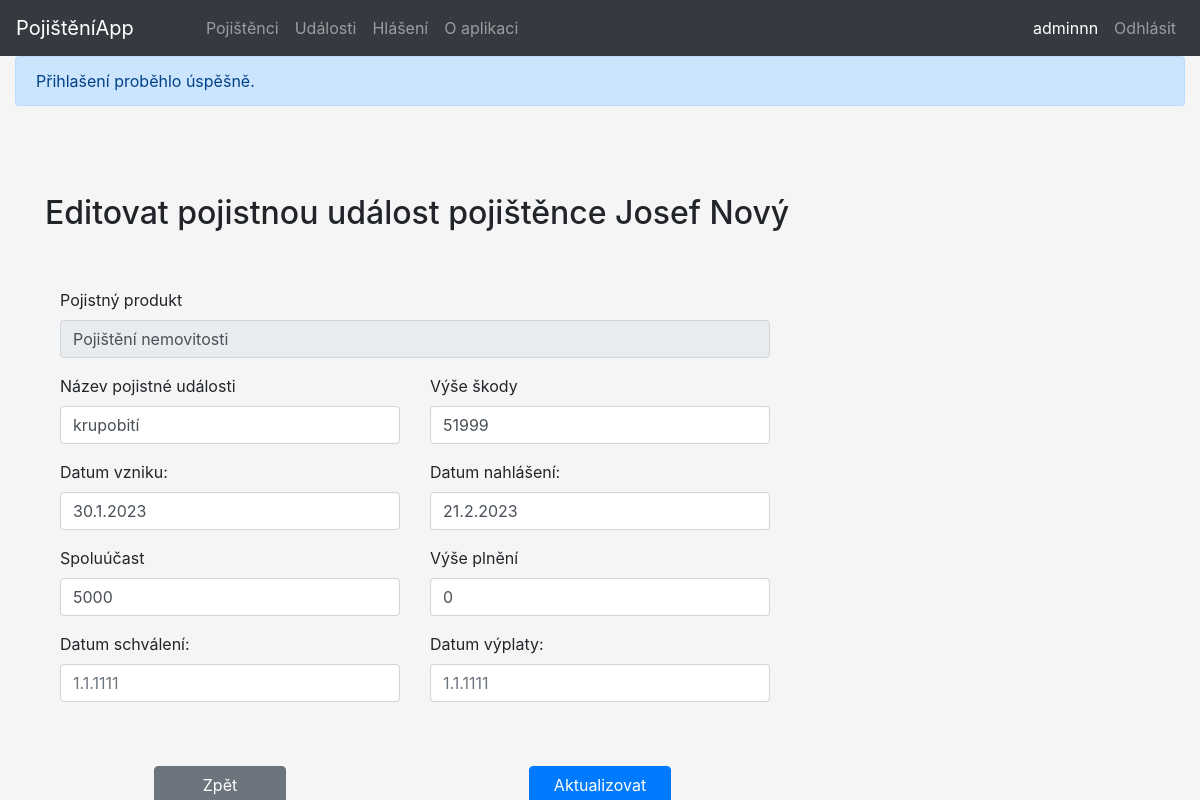
The app's page /editovat-udalost/10/4/46 (signed in) with its own data.
### tables this page shows
CREATE TABLE `pojistenci` (
  `pojistenci_id` int(11) NOT NULL,
  `jmeno` varchar(255) NOT NULL,
  `prijmeni` varchar(255) NOT NULL,
  `email` varchar(255) NOT NULL,
  `telefon` varchar(20) NOT NULL,
  `ulice_cp` varchar(255) NOT NULL,
  `mesto` varchar(255) NOT NULL,
  `psc` varchar(6) NOT NULL,
  `registr_kod` int(11) NOT NULL
);

CREATE TABLE `pojisteni` (
  `pojisteni_id` int(11) NOT NULL,
  `poj_produkt` varchar(255) NOT NULL,
  `poj_castka` int(11) NOT NULL,
  `predmet_poj` varchar(255) NOT NULL,
  `platnost_od` date NOT NULL,
  `platnost_do` date NOT NULL,
  `pojistenec_id` int(11) NOT NULL
);

CREATE TABLE `plneni` (
  `plneni_id` int(11) NOT NULL,
  `vyse_plneni` int(11) DEFAULT NULL,
  `spoluucast` int(11) NOT NULL,
  `datum_schvaleni` date DEFAULT NULL,
  `datum_vyplaty` date DEFAULT NULL,
  `udalost_id` int(11) NOT NULL
);

CREATE TABLE `udalosti` (
  `udalosti_id` int(11) NOT NULL,
  `nazev` varchar(255) NOT NULL,
  `datum_vzniku` date NOT NULL,
  `datum_nahlaseni` date NOT NULL,
  `vyse_skody` int(11) NOT NULL,
  `produkt_id` int(11) NOT NULL
);

### index.php (called while the page is built, shortened)
<?php
$smerovac = new SmerovacKontroler();
$smerovac->zpracuj(array($_SERVER['REQUEST_URI']));
$smerovac->vypisPohled();

### kontrolery/SmerovacKontroler.php (called while the page is built, shortened)
<?php
class SmerovacKontroler extends Kontroler
{
	protected Kontroler $kontroler;
	private function pomlckyDoVelbloudiNotace(string $text) : string
	{
		$veta = str_replace('-', ' ', $text);
		$veta = ucwords($veta);
		$veta = str_replace(' ', '', $veta);
		return $veta;
	}
	private function parsujURL(string $url) : array
	{
        $naparsovanaURL = parse_url($url);
		$naparsovanaURL["path"] = ltrim($naparsovanaURL["path"], "/");
		$naparsovanaURL["path"] = trim($naparsovanaURL["path"]);
		$rozdelenaCesta = explode("/", $naparsovanaURL["path"]);
		return $rozdelenaCesta;
	}
    public function zpracuj(array $parametry) : void
    {
		$naparsovanaURL = $this->parsujURL($parametry[0]);
		$tridaKontroleru = $this->pomlckyDoVelbloudiNotace(array_shift($naparsovanaURL)) . 'Kontroler';
		if (file_exists('kontrolery/' . $tridaKontroleru . '.php'))
			$this->kontroler = new $tridaKontroleru;
		else
			$this->presmeruj('chyba');
        $this->kontroler->zpracuj($naparsovanaURL);
		$spravceUzivatelu = new SpravceUzivatelu();
		$uzivatel = $spravceUzivatelu->vratUzivatele();
    }
}

### modely/SpravceUzivatelu.php (called while the page is built, shortened)
<?php
class SpravceUzivatelu
{
	public function vratUzivatele() : array|null
	{
		if (isset($_SESSION['uzivatel']))
			return $_SESSION['uzivatel'];
		return null;
	}
}

### kontrolery/EditovatUdalostKontroler.php (called while the page is built, shortened)
<?php
class EditovatUdalostKontroler extends Kontroler
{
	public function zpracuj(array $parametry): void
	{
		$spravcePojistencu = new SpravcePojistencu();
		$spravcePojisteni = new SpravcePojisteni();
		$spravceUdalosti = new SpravceUdalosti();
		$pojistenec = $spravcePojistencu->vratJednohoPojistence(array($parametry[0]));
		$produkt = $spravcePojisteni->vratJedenProdukt(array($parametry[1]));
		$udalost = $spravceUdalosti->vratUdalostPlneni(array($parametry[2]));
	}
}

### modely/Db.php (called while the page is built, shortened)
<?php
class Db {
    private static $spojeni;
    private static array $nastaveni = array(
		PDO::ATTR_ERRMODE => PDO::ERRMODE_EXCEPTION,
		PDO::MYSQL_ATTR_INIT_COMMAND => "SET NAMES utf8",
		PDO::ATTR_EMULATE_PREPARES => false,
	);
    public static function pripoj(string $host, string $uzivatel, string $heslo, string $databaze) : void
    {
		if (!isset(self::$spojeni)) {
			self::$spojeni = @new PDO(
				"mysql:host=$host;dbname=$databaze",
				$uzivatel,
				$heslo,
				self::$nastaveni
			);
		}
	}
    public static function dotazJeden(string $dotaz, array $parametry = array()) : array|bool
    {
		$navrat = self::$spojeni->prepare($dotaz);
		$navrat->execute($parametry);
		return $navrat->fetch();
	}
}

### modely/SpravcePojistencu.php (called while the page is built, shortened)
<?php
class SpravcePojistencu
{
	public function vratJednohoPojistence (array $id) : array|bool
	{
		return Db::dotazJeden('
			SELECT *
			FROM pojistenci
			WHERE pojistenci_id = ?',
			$id
			);
	}
}

### modely/SpravcePojisteni.php (called while the page is built, shortened)
<?php
class SpravcePojisteni
{
	public function vratJedenProdukt(array $id) : array|bool
	{
		return Db::dotazJeden('
			SELECT *
			FROM pojisteni
			WHERE pojisteni_id = ?',
			$id);
	}
}

### modely/SpravceUdalosti.php (called while the page is built, shortened)
<?php
class SpravceUdalosti
{
	public function vratUdalostPlneni(array $udalosti_id) : array|bool
	{
		return Db::dotazJeden('
		SELECT nazev, vyse_skody, datum_vzniku, datum_nahlaseni, spoluucast, vyse_plneni, datum_schvaleni, datum_vyplaty, udalosti_id
		FROM udalosti
		JOIN plneni
		ON udalosti_id = udalost_id
		WHERE udalosti_id = ?',
		$udalosti_id);
	}
}

### modely/FormatHelper.php (called while the page is built, shortened)
<?php
class FormatHelper
{
    public static function datumDoFormulare($vstupniDatum)
	{
		if (!$vstupniDatum) {
			return null;
		} else
		$datum_pole = explode('-', $vstupniDatum);
		$den = ltrim($datum_pole[2], "0");
		$mesic = ltrim($datum_pole[1], "0");
		$rok = $datum_pole[0];
		return $den . '.' . $mesic . '.' . $rok;
	}
}

### pohledy/editovat-udalost.phtml (the view, shortened to what this page needs)
<div class="container">
	<?php if ($uzivatel['admin']) : ?>
	<h2 class="pb-lg-5">Editovat pojistnou událost pojištěnce <?= $pojistenec['jmeno'] . ' ' . $pojistenec['prijmeni'] ?></h2>
	<?php else : ?>
	<h2 class="pb-lg-5">Detail pojistné události</h2>
	<?php endif ?>
	<div class="row">
		<form action="" class="col" method="post">
			<div class="d-sm-flex">
				<div class="form-group col-md-8">
					<label for="pojisteni">Pojistný produkt</label>
					<input class="form-control" name="poj_produkt" id="pojisteni" value="<?= htmlspecialchars($produkt['poj_produkt'] ) ?>" disabled>
				</div>
			</div>
			<div class="d-sm-flex">
				<div class="form-group col-md-4">
					<label for="nazev-udalosti">Název pojistné události</label>
					<input type="text" class="form-control" id="nazev-udalosti" name="nazev" placeholder="živelná událost" value="<?php if(isset($_POST['nazev'])) {echo htmlspecialchars($_POST['nazev']);} else {echo htmlspecialchars($udalost['nazev']);}?>" <?php if (!$uzivatel['admin']) {echo 'disabled';}?>>
				</div>
				<div class="form-group col-md-4">
					<label for="vyse-skody">Výše škody</label>
					<input type="number" class="form-control" id="vyse-skody" name="vyse_skody" placeholder="1111" value="<?php if(isset($_POST['vyse_skody'])) {echo htmlspecialchars($_POST['vyse_skody']);} else {echo htmlspecialchars($udalost['vyse_skody']);}?>"  <?php if (!$uzivatel['admin']) {echo 'disabled';}?>>
				</div>
			</div>
			<div class="d-sm-flex">
				<div class="form-group col-md-4">
					<label for="datum-vzniku">Datum vzniku:</label>
					<input type="text" class="form-control" id="datum-vzniku" name="datum_vzniku" placeholder="1.1.1111" value="<?php if(isset($_POST['datum_vzniku'])) {echo htmlspecialchars($_POST['datum_vzniku']);} else {echo htmlspecialchars(FormatHelper::datumDoFormulare($udalost['datum_vzniku']));}?>"  <?php if (!$uzivatel['admin']) {echo 'disabled';}?>>
				</div>
				<div class="form-group col-md-4">
					<label for="datum-nahlaseni">Datum nahlášení:</label>
					<input type="text" class="form-control" id="datum-nahlaseni" name="datum_nahlaseni" placeholder="1.1.1111" value="<?php if(isset($_POST['datum_nahlaseni'])) {echo htmlspecialchars($_POST['datum_nahlaseni']);} else {echo htmlspecialchars(FormatHelper::datumDoFormulare($udalost['datum_nahlaseni']));}?>"  <?php if (!$uzivatel['admin']) {echo 'disabled';}?>>
				</div>
			</div>
			<div class="d-sm-flex">
				<div class="form-group col-md-4">
					<label for="spoluucast">Spoluúčast</label>
					<input type="number" class="form-control" id="spoluucast" name="spoluucast" placeholder="1111" value="<?php if(isset($_POST['spoluucast'])) {echo htmlspecialchars($_POST['spoluucast']);} else {echo htmlspecialchars($udalost['spoluucast']);}?>"  <?php if (!$uzivatel['admin']) {echo 'disabled';}?>>
				</div>
				<div class="form-group col-md-4">
					<label for="vyse-plneni">Výše plnění</label>
					<input type="number" class="form-control" id="vyse-plneni" name="vyse_plneni" placeholder="1111" value="<?php if(isset($_POST['vyse_plneni'])) {echo htmlspecialchars($_POST['vyse_plneni']);} else {echo htmlspecialchars($udalost['vyse_plneni']);}?>"  <?php if (!$uzivatel['admin']) {echo 'disabled';}?>>
				</div>
			</div>
			<div class="d-sm-flex">
				<div class="form-group col-md-4">
					<label for="datum-schvaleni">Datum schválení:</label>
					<input type="text" class="form-control" id="datum-schvaleni" name="datum_schvaleni"  <?php if ($uzivatel['admin']) {echo "placeholder='1.1.1111'";}?> value="<?php if(isset($_POST['datum_schvaleni'])) {echo htmlspecialchars($_POST['datum_schvaleni']);} else {echo htmlspecialchars(FormatHelper::datumDoFormulare($udalost['datum_schvaleni']));}?>"  <?php if (!$uzivatel['admin']) {echo 'disabled';}?>>
				</div>
				<div class="form-group col-md-4">
					<label for="datum-vyplaty">Datum výplaty:</label>
					<input type="text" class="form-control" id="datum-vyplaty" name="datum_vyplaty" <?php if ($uzivatel['admin']) {echo "placeholder='1.1.1111'";}?> value="<?php if(isset($_POST['datum_vyplaty'])) {echo htmlspecialchars($_POST['datum_vyplaty']);} else {echo htmlspecialchars(FormatHelper::datumDoFormulare($udalost['datum_vyplaty']));}?>"  <?php if (!$uzivatel['admin']) {echo 'disabled';}?>>
				</div>
			</div>
			<?php if ($uzivatel['admin']) : ?>
			<div class="row">
				<div class="d-sm-flex col-md-4 justify-content-center">
				<a href="<?=$_SESSION['previous_location']?>" class="btn btn-secondary px-5 mt-lg-5">Zpět</a>
				</div>
				<div class="d-sm-flex col-md-4 justify-content-center">
					<input type="submit" class="btn btn-primary px-4 mt-lg-5" value="Aktualizovat">
				</div>
			</div>
				<?php else : ?>
			<div class="d-sm-flex col-md-8 justify-content-center">
				<a href="<?=$_SESSION['previous_location']?>" class="btn btn-secondary px-5 mt-lg-5">Zpět</a>
			</div>
			<?php endif ?>
		</form>
	</div>
</div>

### style.css (style rules this page uses)
body { background-color: whitesmoke; }
.container { margin-top: 56px; padding-top: 32px; }

### records on screen
pojistenci: jmeno "Josef", prijmeni "Nový"
pojisteni: poj_produkt "Pojištění nemovitosti"
plneni: nazev "krupobití", vyse_skody "51999", datum_vzniku "30.1.2023", datum_nahlaseni "21.2.2023", spoluucast "5000", vyse_plneni "0"

### other values on screen
$prezdivka "adminnn"
$text "Přihlašení proběhlo úspěšně."
